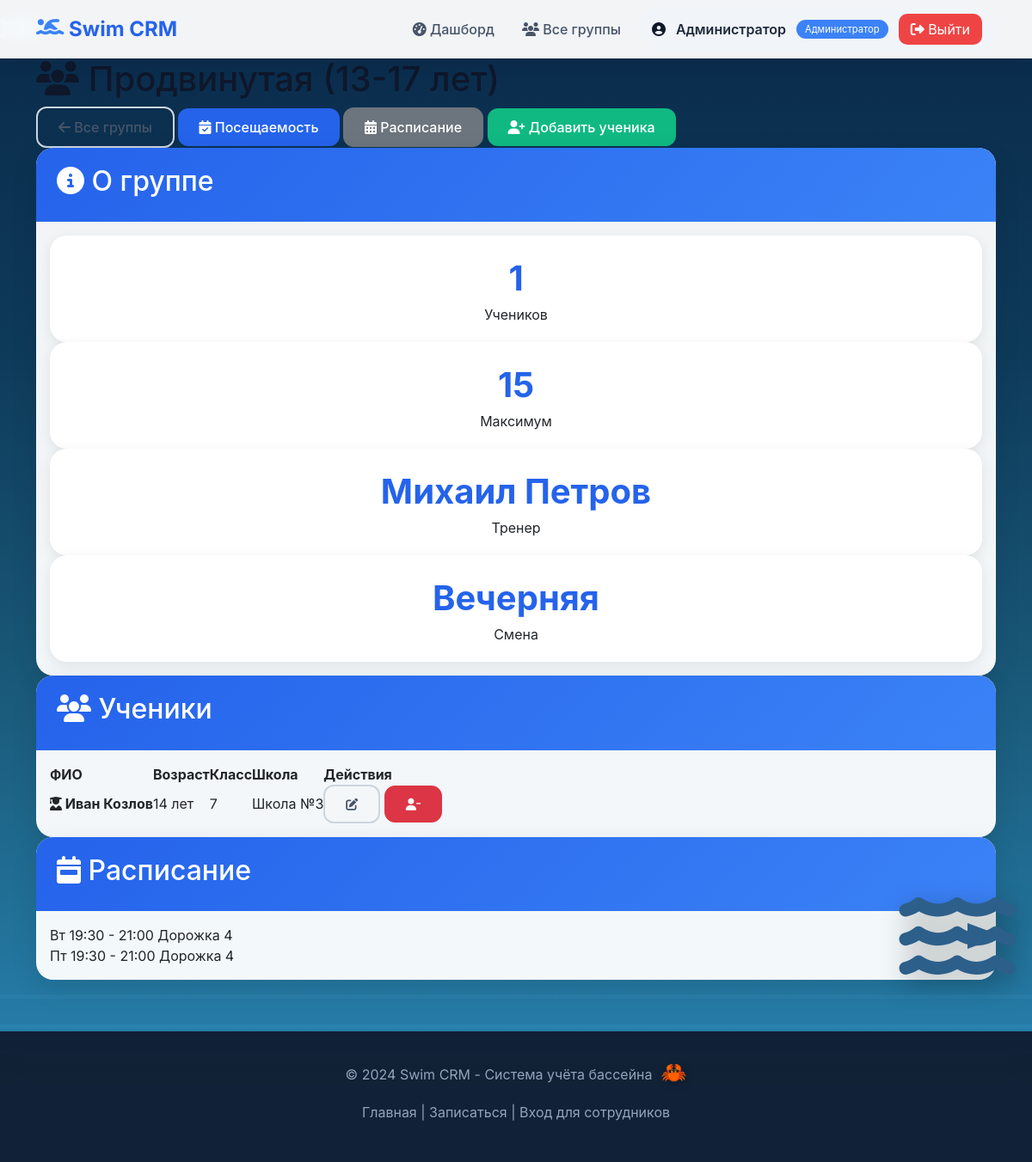
Before: /trainer/group/4 (signed in) with the older database file.
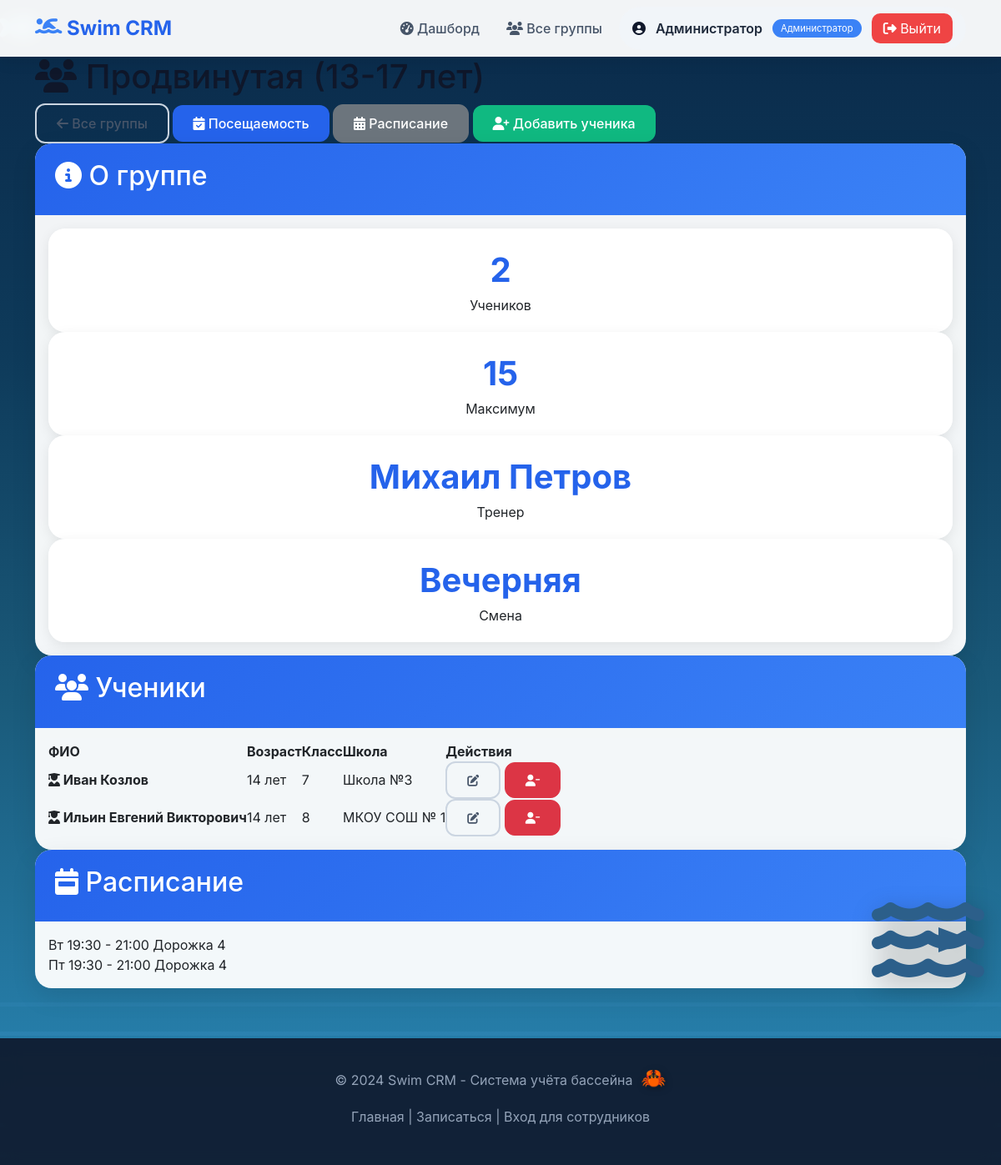
After: the same page with the newer database file.
### tables this page shows
CREATE TABLE enrollments (
                id INTEGER PRIMARY KEY AUTOINCREMENT,
                child_id INTEGER NOT NULL,
                group_id INTEGER NOT NULL,
                enrolled_at TIMESTAMP DEFAULT CURRENT_TIMESTAMP,
                is_active BOOLEAN DEFAULT 1,
                UNIQUE(child_id, group_id),
                FOREIGN KEY (child_id) REFERENCES children(id),
                FOREIGN KEY (group_id) REFERENCES groups(id)
            );

CREATE TABLE children (
                id INTEGER PRIMARY KEY AUTOINCREMENT,
                parent_id INTEGER NOT NULL,
                full_name VARCHAR(255) NOT NULL,
                age INTEGER CHECK (age BETWEEN 3 AND 17),
                class_number INTEGER CHECK (class_number BETWEEN 0 AND 11 OR class_number IS NULL),
                school_name VARCHAR(255),
                swimming_years INTEGER DEFAULT 1,
                shift VARCHAR(10) CHECK (shift IN ('day', 'evening')),
                desired_lessons_per_week INTEGER CHECK (desired_lessons_per_week IN (1,2,3)),
                created_at TIMESTAMP DEFAULT CURRENT_TIMESTAMP,
                FOREIGN KEY (parent_id) REFERENCES parents(id) ON DELETE CASCADE
            );

CREATE TABLE schedule (
                id INTEGER PRIMARY KEY AUTOINCREMENT,
                group_id INTEGER NOT NULL,
                weekday INTEGER CHECK (weekday BETWEEN 0 AND 6),
                start_time TIME NOT NULL,
                end_time TIME NOT NULL,
                location VARCHAR(100),
                is_recurring BOOLEAN DEFAULT 1,
                single_date DATE,
                FOREIGN KEY (group_id) REFERENCES groups(id) ON DELETE CASCADE
            );

### main.py (the view)
@app.get("/trainer/group/{group_id}", response_class=HTMLResponse)
async def group_view(
    request: Request,
    group_id: int,
    current_user = Depends(get_current_user),
    db_cursor = Depends(get_db)
):
    require_trainer_or_admin(current_user)
    if not can_manage_group(group_id, current_user, db_cursor):
        raise HTTPException(status_code=403, detail="Нет доступа к этой группе")
    db_cursor.execute(
        """
        SELECT g.*, t.full_name as trainer_name
        FROM groups g
        LEFT JOIN trainers t ON g.trainer_id = t.id
        WHERE g.id = ?
        """,
        (group_id,)
    )
    group = db_cursor.fetchone()
    if not group:
        raise HTTPException(status_code=404, detail="Группа не найдена")
    db_cursor.execute(
        """
        SELECT c.id, c.full_name, c.age, c.class_number, c.school_name,
               c.swimming_years, c.shift, e.enrolled_at
        FROM enrollments e
        JOIN children c ON e.child_id = c.id
        WHERE e.group_id = ? AND e.is_active = 1
        ORDER BY c.full_name
        """,
        (group_id,)
    )
    students = db_cursor.fetchall()
    db_cursor.execute(
        """
        SELECT id, weekday, start_time, end_time, location, is_recurring, single_date
        FROM schedule
        WHERE group_id = ?
        ORDER BY weekday, start_time
        """,
        (group_id,)
    )
    schedule = db_cursor.fetchall()
    return templates.TemplateResponse(
        request,
        "group_details.html",
        {
            "request": request,
            "group": dict(group),
            "students": students,
            "schedule": schedule,
            "current_user": current_user,
            "group_id": group_id
        }
    )

### templates/group_details.html (shortened to what the changed rows need)
{% extends "base.html" %}
{% block content %}
<div class="container">
    <div class="page-header">
        <h1><i class="fas fa-users"></i> {{ group.name }}</h1>
    </div>
    <div class="card">
        <div class="card-header"><h2><i class="fas fa-info-circle"></i> О группе</h2></div>
        <div class="card-body">
            <div class="stats-grid">
                <div class="stat-card"><div class="stat-number">{{ students|length }}</div><div class="stat-label">Учеников</div></div>
            </div>
        </div>
    </div>
    <div class="card">
        <div class="card-header"><h2><i class="fas fa-users"></i> Ученики</h2></div>
        <div class="card-body">
            {% if students %}
                <div class="table-wrapper">
                    <table>
                        <thead><tr><th>ФИО</th><th>Возраст</th><th>Класс</th><th>Школа</th><th>Действия</th></tr></thead>
                        <tbody>
                            {% for s in students %}
                            <tr>
                                <td><strong><i class="fas fa-user-graduate"></i> {{ s.full_name }}</strong></td>
                                <td>{{ s.age }} лет</td>
                                <td>{% if s.class_number and s.class_number > 0 %}{{ s.class_number }}{% else %}Детский сад{% endif %}</td>
                                <td>{{ s.school_name }}</td>
                                <td>
                                    <a href="/trainer/student/{{ s.id }}/edit" class="btn btn-sm btn-outline"><i class="fas fa-edit"></i></a>
                                    <form method="post" action="/trainer/group/{{ group_id }}/remove_student/{{ s.id }}" style="display: inline;" onsubmit="return confirm('Отчислить?')">
                                        <button type="submit" class="btn btn-sm btn-danger"><i class="fas fa-user-minus"></i></button>
                                    </form>
                                </td>
                            </tr>
                            {% endfor %}
                        </tbody>
                    </table>
                </div>
            {% else %}
                <div class="empty-state"><p>Нет учеников</p><a href="/trainer/group/{{ group_id }}/add_student" class="btn btn-primary">Добавить</a></div>
            {% endif %}
        </div>
    </div>
    <div class="card">
        <div class="card-header"><h2><i class="fas fa-calendar-week"></i> Расписание</h2></div>
        <div class="card-body">
            {% if schedule %}
                {% set weekdays = {0:'Пн',1:'Вт',2:'Ср',3:'Чт',4:'Пт',5:'Сб',6:'Вс'} %}
                <div class="schedule-list">
                    {% for item in schedule %}
                    <div class="schedule-item">
                        <span class="schedule-day">{{ weekdays[item.weekday] }}</span>
                        <span class="schedule-time">{{ item.start_time[:5] }} - {{ item.end_time[:5] }}</span>
                        <span class="schedule-location">{{ item.location or 'Дорожка' }}</span>
                    </div>
                    {% endfor %}
                </div>
            {% else %}
                <div class="empty-state"><p>Расписания нет</p><a href="/trainer/group/{{ group_id }}/schedule/edit" class="btn btn-primary">Добавить</a></div>
            {% endif %}
        </div>
    </div>
</div>
{% endblock %}

Changed rows visible on the page:
added enrollments: full_name "Ильин Евгений Викторович", age "14", class_number "8", school_name "МКОУ СОШ № 1"
Other visible differences:
{{ students|length }}: "1" → "2"
